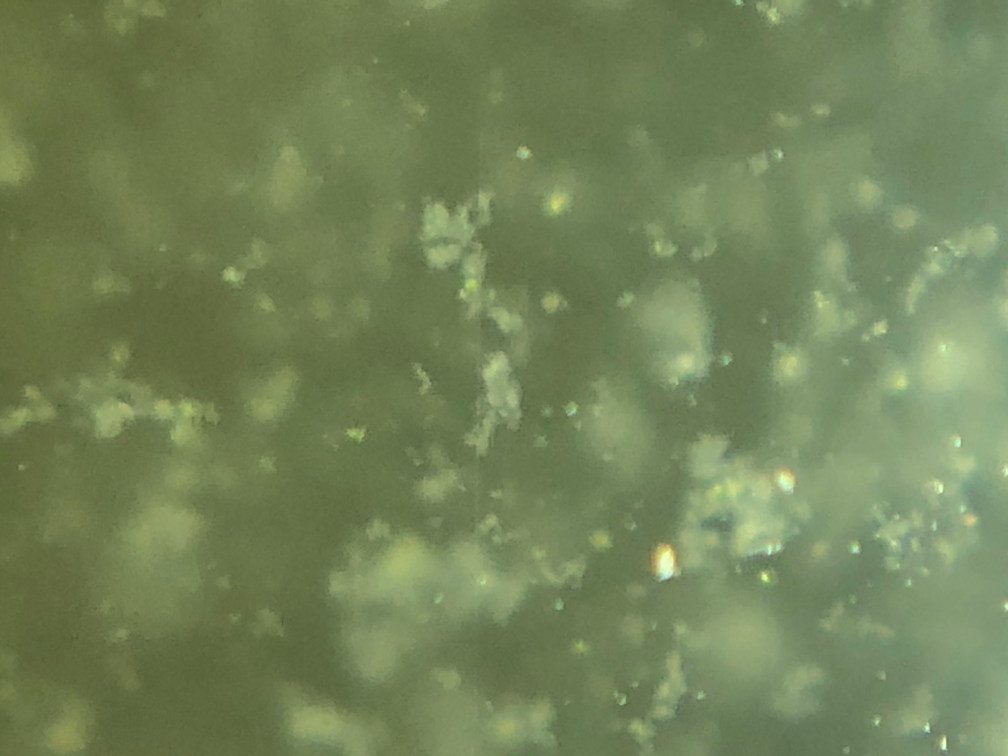
#> input picture image_example1.jpg, 4032 x 3024 px, given in place of the camera (shown at 1/4 size)
$ python offline_plot.py   (older library calls are emulated)
#> lines starting #> are read from the running program, lines starting #| are printed output that depends on the picture; after the words box and inside, x2 and y2 are one past the last pixel; in counts of white or black regions, pixels touching at a corner belong together
import cv2
import numpy as np
import datetime
import pandas as pd
import math
import time
import plotly.plotly as py
import plotly.graph_objs as go
import matplotlib.pyplot as plt
import matplotlib.animation as animation
from matplotlib import style


def ractangle_floc(cnt, count):
    (x, y, w, h) = cv2.boundingRect(cnt)
    area = w*h
    if area < 3000:
        count = count +1
        cv2.rectangle(roi, (x, y), (x + w, y + h), (255, 0, 0), 2)
        #print(area)
    return count

cap = cv2.VideoCapture(0)

data_time = []
data_num = []
start_datetime = datetime.datetime.now().strftime("%H"+"%M"+"%S")
start_time = time.time()
start = math.floor(start_time)


style.use('fivethirtyeight')

fig = plt.figure()
ax1 = fig.add_subplot(1,1,1)


while True:

    ret, frame = cap.read()
#> frame is the input picture: shape (3024, 4032, 3); mean B, G, R 88.4, 131.2, 115.1
    count = 0
    if ret is False:
        break

    roi = frame[:, :]
    rows, cols, _ = roi.shape
#> rows = 3024; cols = 4032
    date_time = datetime.datetime.now()

    # Convert BGR to Gray and Filtering
    gray_roi = cv2.cvtColor(roi, cv2.COLOR_BGR2GRAY)
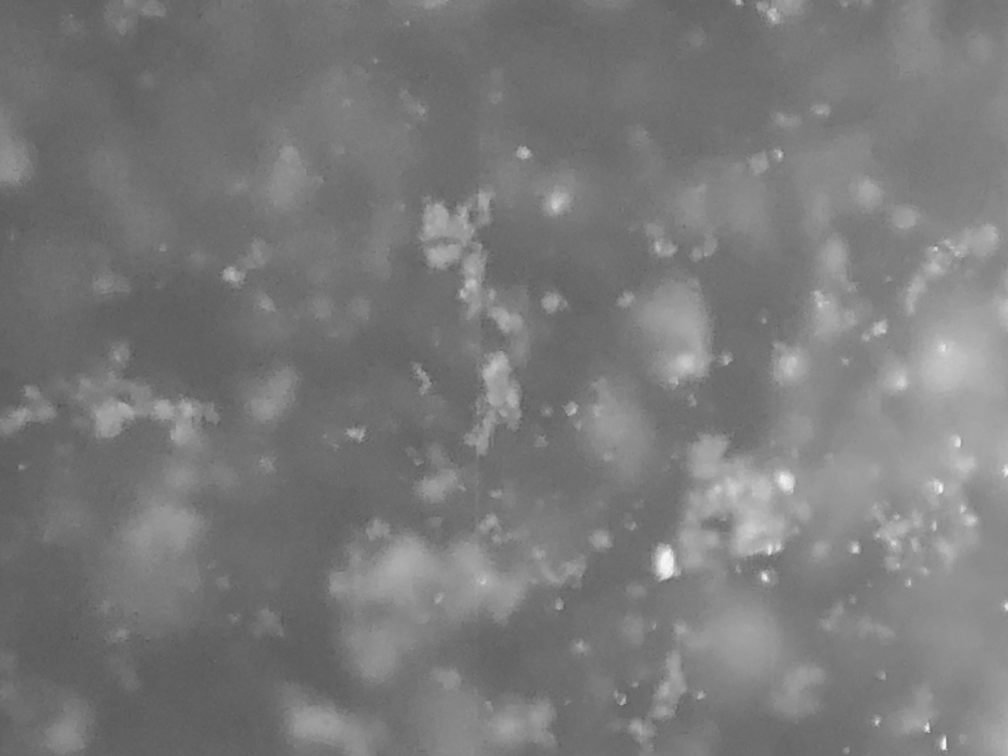
#> gray_roi: shape (3024, 4032) (shown at 1/4 size); min 78, max 246, mean 121.5
    gray_roi = cv2.GaussianBlur(gray_roi, (7, 7), 0)

    # Threshloding
    th = cv2.getTrackbarPos('Threshlod','Threshold')
    #_, threshold = cv2.threshold(gray_roi,th,255,cv2.THRESH_BINARY_INV+cv2.THRESH_OTSU)
    #_, threshold = cv2.threshold(gray_roi,th,255,cv2.THRESH_BINARY_INV)
    #_, threshold = cv2.threshold(gray_roi,127,255,cv2.THRESH_BINARY)
    _, threshold = cv2.threshold(gray_roi,0,255,cv2.THRESH_BINARY+cv2.THRESH_OTSU)
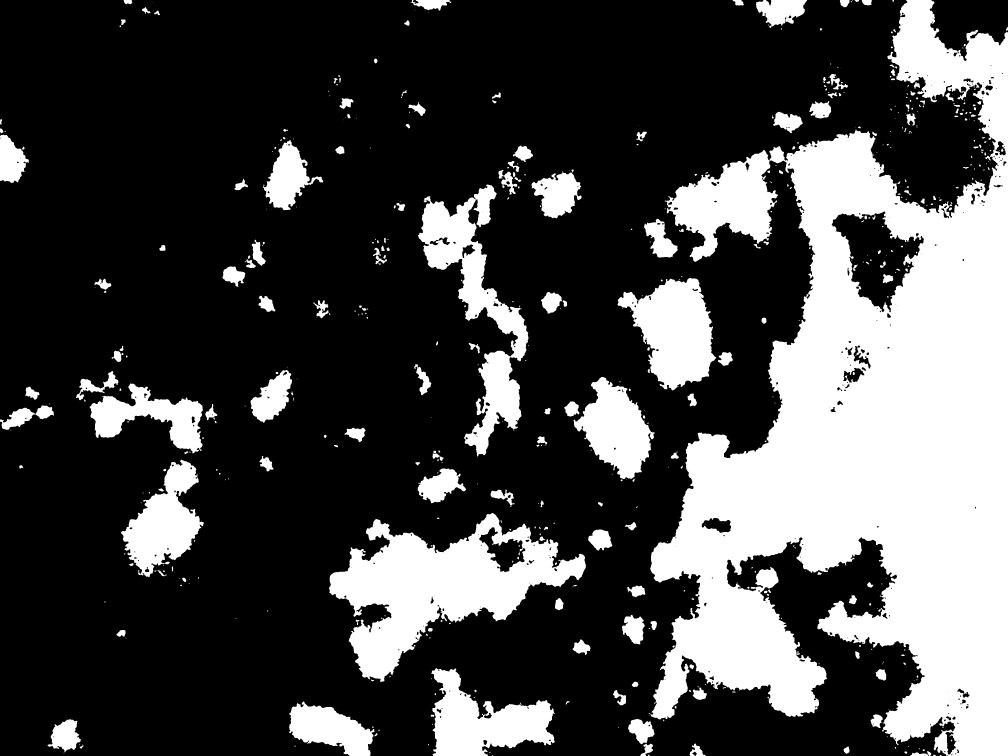
#> threshold: shape (3024, 4032) (shown at 1/4 size); 28.4% white; 589 white regions (208 under 20 px)

    # Find Contours
    _, contours, _ = cv2.findContours(threshold, cv2.RETR_TREE, cv2.CHAIN_APPROX_SIMPLE)
#> contours = 898 contours, 378 with area under 20; largest, box (x1, y1, x2, y2) and area: (2601, 0, 4032, 3024) 2380151, (1316, 2052, 2344, 2727) 303298, (2470, 1112, 2865, 1562) 104345, (1671, 738, 2114, 1446) 96929, (1725, 2672, 2220, 3024) 94233
    contours = sorted(contours, key=lambda x: cv2.contourArea(x), reverse=True)

    # Drew Contours+
    for cnt in contours:
        count = ractangle_floc(cnt, count)
#> this loop made 898 passes
#> (x in ractangle_floc, y in ractangle_floc, w in ractangle_floc, h in ractangle_floc, area in ractangle_floc, count) on passes 1 to 3: (2601, 0, 1431, 3024, 4327344, 0), (1316, 2052, 1028, 675, 693900, 0), (2470, 1112, 395, 450, 177750, 0)

    elapsed_time = int(time.time() - start_time)

    current = math.floor(time.time())
    if (current != start):
        dt = date_time.strftime("%X")
        f = open("data.txt", "a")
        f.write(str(count)+","+str(dt)+'\n')
        f.close()
        #data_time.append(int(count))
        #data_num.append(int(count))

        start = current

#> (the run stopped early here; a loop or call above may not have finished)

$ run again, on image_example2.jpg
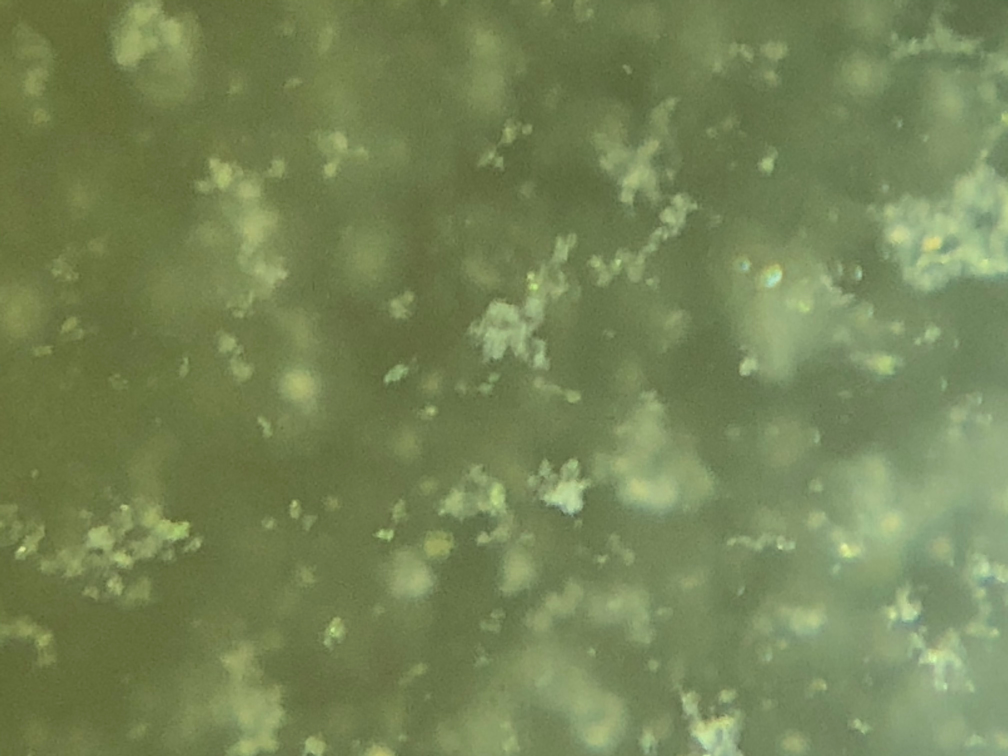
#> input picture image_example2.jpg, 4032 x 3024 px, given in place of the camera (shown at 1/4 size)
#> frame is the input picture: shape (3024, 4032, 3); mean B, G, R 85.5, 131.7, 117
#> `gray_roi = cv2.cvtColor(roi, cv2.COLOR_BGR2GRAY)`:
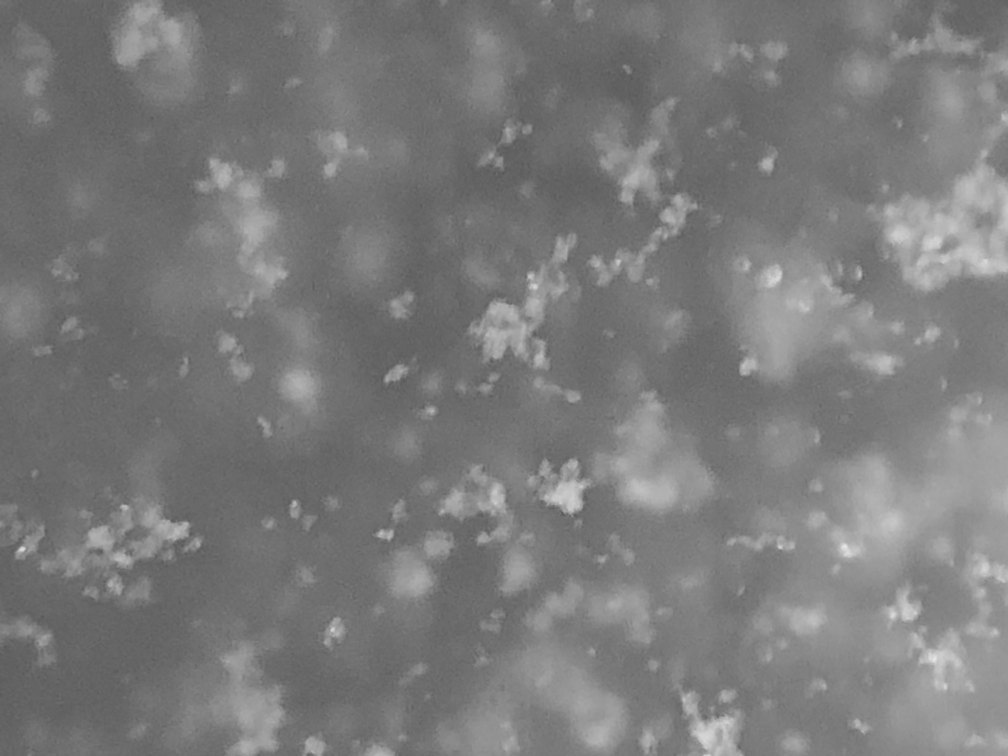
#> gray_roi: shape (3024, 4032) (shown at 1/4 size); min 83, max 235, mean 122
#> `_, threshold = cv2.threshold(gray_roi,0,255,cv2.THRESH_BINARY+cv2.THRE..`:
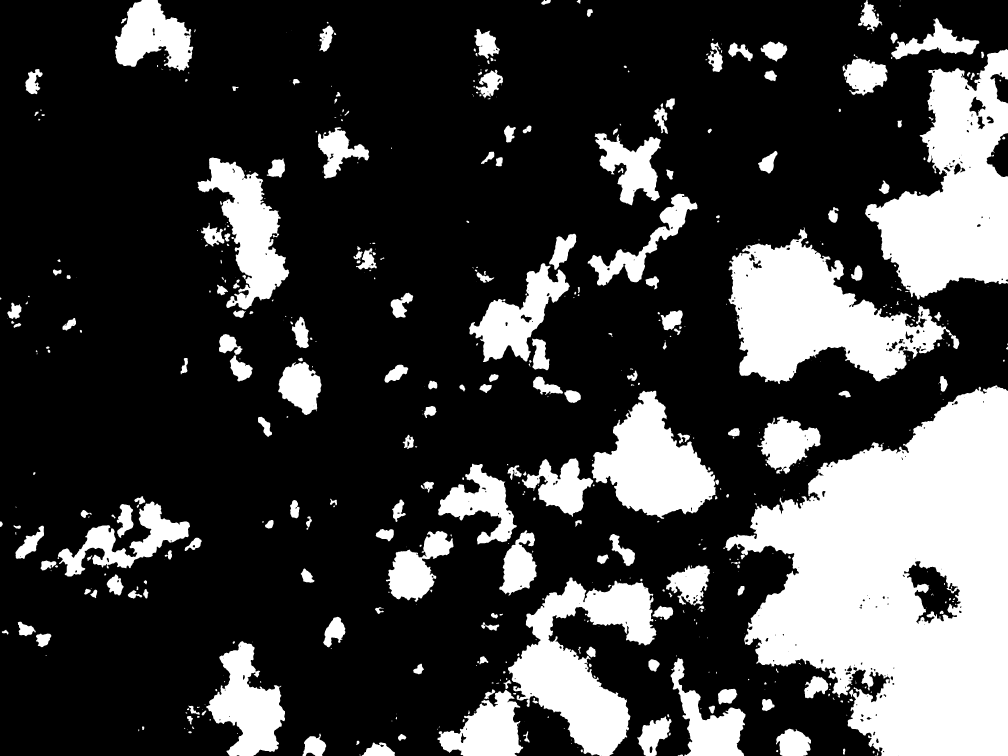
#> threshold: shape (3024, 4032) (shown at 1/4 size); 24.8% white; 590 white regions (188 under 20 px)
#> contours = 866 contours, 300 with area under 20; largest, box (x1, y1, x2, y2) and area: (2901, 1541, 4032, 3024) 1081638, (3460, 196, 4032, 1198) 316604, (2914, 908, 3837, 1536) 278168, (2032, 2310, 2625, 3024) 189134, (2367, 1563, 2862, 2075) 137537
#> the loop `for cnt in contours:` made 866 passes
#> (x in ractangle_floc, y in ractangle_floc, w in ractangle_floc, h in ractangle_floc, area in ractangle_floc) on passes 1 to 3: (2901, 1541, 1131, 1483, 1677273), (3460, 196, 572, 1002, 573144), (2914, 908, 923, 628, 579644)

$ run again, on image_example3.jpg
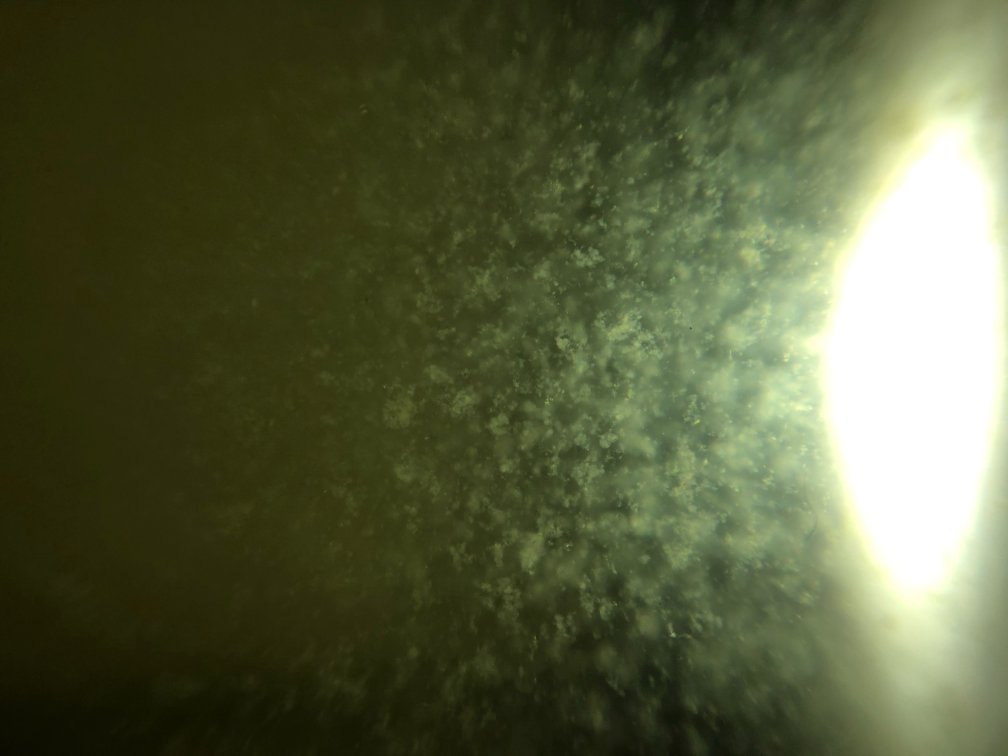
#> input picture image_example3.jpg, 4032 x 3024 px, given in place of the camera (shown at 1/4 size)
#> frame is the input picture: shape (3024, 4032, 3); mean B, G, R 60.8, 93.1, 87.2
#> `gray_roi = cv2.cvtColor(roi, cv2.COLOR_BGR2GRAY)`:
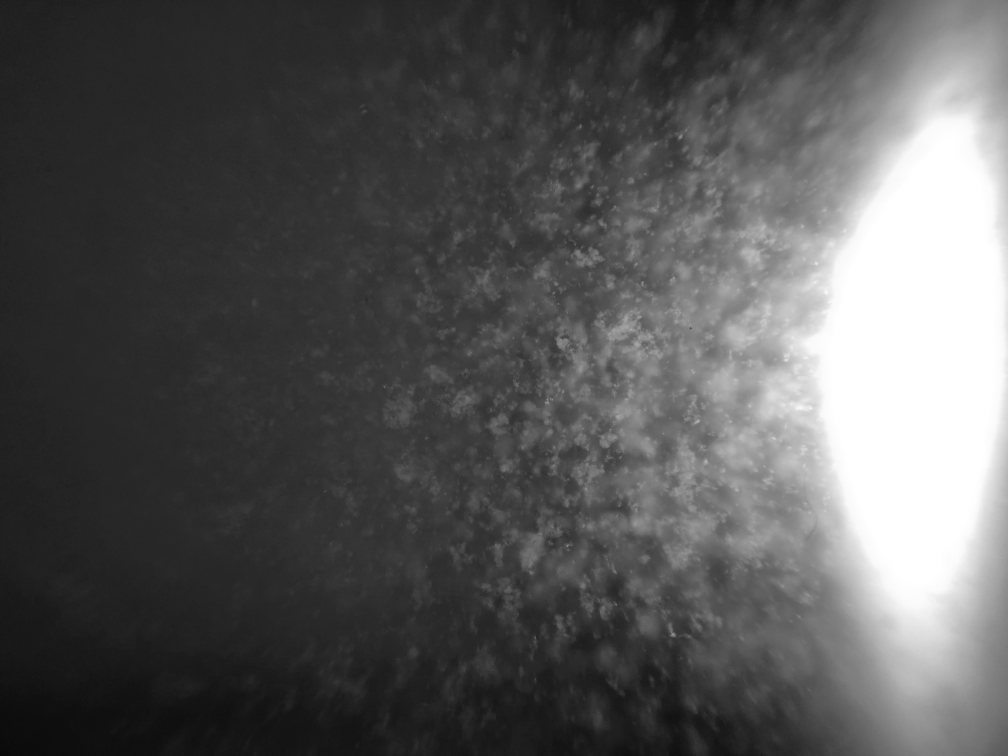
#> gray_roi: shape (3024, 4032) (shown at 1/4 size); min 4, max 255, mean 87.7
#> `_, threshold = cv2.threshold(gray_roi,0,255,cv2.THRESH_BINARY+cv2.THRE..`:
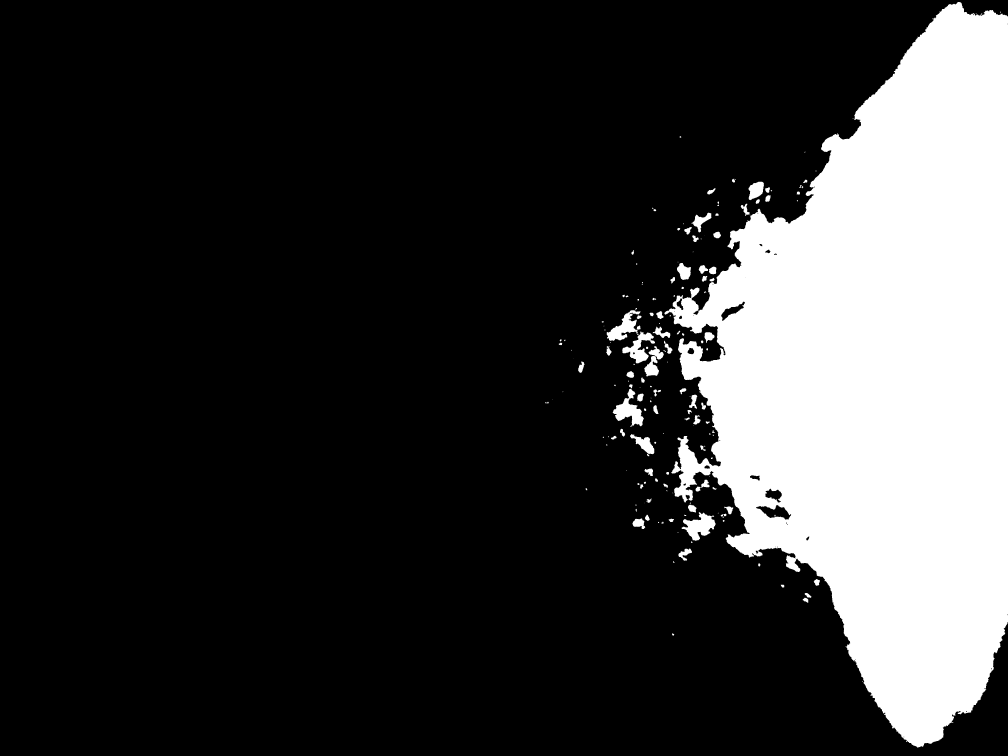
#> threshold: shape (3024, 4032) (shown at 1/4 size); 20.9% white; 180 white regions (54 under 20 px)
#> contours = 221 contours, 90 with area under 20; largest, box (x1, y1, x2, y2) and area: (2658, 8, 4032, 2991) 2485857, (2727, 2049, 2863, 2163) 7816, (2451, 1555, 2576, 1707) 7665, (2427, 1241, 2562, 1363) 6688, (2489, 1326, 2620, 1454) 6233
#> the loop `for cnt in contours:` made 221 passes
#> (x in ractangle_floc, y in ractangle_floc, w in ractangle_floc, h in ractangle_floc, area in ractangle_floc, count) on passes 1 to 3: (2658, 8, 1374, 2983, 4098642, 0), (2727, 2049, 136, 114, 15504, 0), (2451, 1555, 125, 152, 19000, 0)
